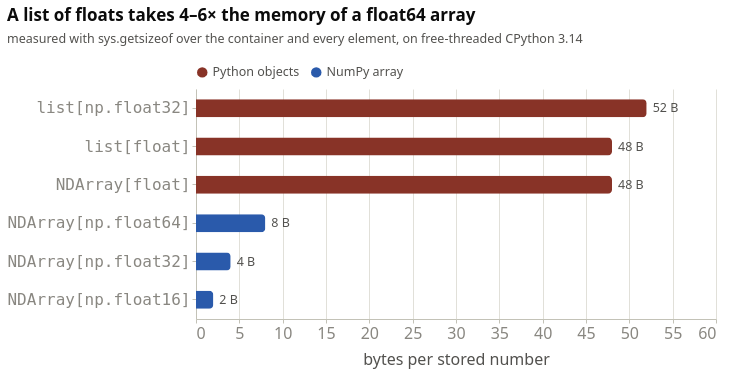

The code cell stored with this chart in its notebook:
### Markdown cell above
Reading down the ladder:

- <code style="font-size:0.75em">list[float]</code> costs **102 ns per element**. The same operation on <code style="font-size:0.75em">NDArray[np.float64]</code>
  is **127× faster**.
- Choosing a "better" scalar type *inside* the list makes it worse: a list of
  <code style="font-size:0.75em">np.float32</code> scalars is 1.28× slower than a list of plain floats,
  because every element goes through NumPy's scalar machinery, which is slower than
  Python's own float arithmetic.
- <code style="font-size:0.75em">NDArray[float]</code> looks like an array but still holds pointers to Python floats.
  It is still 92.2× slower than <code style="font-size:0.75em">np.float64</code>.
- Even **software-emulated 128-bit quad precision**, stored in an array, is
  3.58× faster than hardware doubles stored in a list.
- Next to all that, choosing <code style="font-size:0.75em">np.float32</code> over <code style="font-size:0.75em">np.float64</code> is worth 1.93×.

The CuPy array on an A100 at the bottom is 12,056× faster than the list.

### Code cell
style.show(figures.bytes_per_element(d))

### Figure 1 — Vega-Lite specification as saved in the notebook (floating-point values rounded to 4 significant figures)
{"config": {"background": "transparent", "font": "Cochineal, system-ui, -apple-system, \"Segoe UI\", sans-serif", "padding": {"left": 6, "right": 18, "top": 6, "bottom": 6}, "view": {"stroke": null, "continuousWidth": 620, "continuousHeight": 300}, "axis": {"labelFont": "Cochineal, system-ui, -apple-system, \"Segoe UI\", sans-serif", "titleFont": "Cochineal, system-ui, -apple-system, \"Segoe UI\", sans-serif", "labelColor": "#898781", "titleColor": "#52514e", "labelFontSize": 12.5, "titleFontSize": 12.5, "titleFontWeight": 500, "titlePadding": 10, "domainColor": "#c3c2b7", "domainWidth": 1, "tickColor": "#c3c2b7", "tickSize": 4, "gridColor": "#e1e0d9", "gridWidth": 1, "gridDash": []}, "legend": {"labelFont": "Cochineal, system-ui, -apple-system, \"Segoe UI\", sans-serif", "titleFont": "Cochineal, system-ui, -apple-system, \"Segoe UI\", sans-serif", "labelColor": "#52514e", "titleColor": "#52514e", "labelFontSize": 12.5, "titleFontSize": 12.5, "titleFontWeight": 500, "symbolType": "circle", "symbolSize": 110, "orient": "top", "direction": "horizontal", "offset": 10, "titlePadding": 10, "labelLimit": 360}, "title": {"font": "Cochineal, system-ui, -apple-system, \"Segoe UI\", sans-serif", "color": "#0b0b0b", "fontSize": 17, "fontWeight": 600, "subtitleFont": "Cochineal, system-ui, -apple-system, \"Segoe UI\", sans-serif", "subtitleColor": "#52514e", "subtitleFontSize": 12.5, "subtitlePadding": 8, "anchor": "start", "offset": 16, "dy": -4}, "header": {"labelFont": "Cochineal, system-ui, -apple-system, \"Segoe UI\", sans-serif", "titleFont": "Cochineal, system-ui, -apple-system, \"Segoe UI\", sans-serif", "labelColor": "#52514e", "titleColor": "#52514e", "labelFontSize": 13, "labelFontWeight": 600, "titleFontSize": 12.5}, "range": {"category": ["#2a5aab", "#883327", "#3e8343", "#349ab6"], "heatmap": ["#cfdff9", "#a4bfeb", "#759cdc", "#4c7bc8", "#2a5aab", "#1f4584", "#17315d"], "ramp": ["#cfdff9", "#a4bfeb", "#759cdc", "#4c7bc8", "#2a5aab", "#1f4584", "#17315d"]}, "bar": {"cornerRadiusEnd": 4, "discreteBandSize": 16}, "point": {"size": 100, "filled": true, "stroke": "transparent", "strokeWidth": 2, "opacity": 1}, "line": {"strokeWidth": 2, "strokeCap": "round", "strokeJoin": "round"}, "rule": {"strokeWidth": 1}, "text": {"font": "Cochineal, system-ui, -apple-system, \"Segoe UI\", sans-serif", "fontSize": 12, "color": "#52514e"}}, "layer": [{"mark": {"type": "bar", "size": 18}, "encoding": {"color": {"field": "kind", "legend": {"title": null}, "scale": {"domain": ["Python objects", "NumPy array"], "range": ["#883327", "#2a5aab"]}, "sort": ["Python objects", "NumPy array"], "type": "nominal"}, "tooltip": [{"field": "representation", "type": "nominal"}, {"field": "bytes", "format": ".1f", "type": "quantitative"}], "x": {"axis": {"labelFontSize": 16, "titleFontSize": 16}, "field": "bytes", "scale": {"domain": [0, 60]}, "title": "bytes per stored number", "type": "quantitative"}, "y": {"axis": {"labelFont": "monospace", "labelFontSize": 16, "labelLimit": 260}, "field": "representation", "sort": ["list[np.float32]", "list[float]", "NDArray[float]", "NDArray[np.float64]", "NDArray[np.float32]", "NDArray[np.float16]"], "title": null, "type": "nominal"}}}, {"mark": {"type": "text", "align": "left", "dx": 6, "fontSize": 12.5}, "encoding": {"text": {"field": "label", "type": "nominal"}, "x": {"axis": {"labelFontSize": 16, "titleFontSize": 16}, "field": "bytes", "scale": {"domain": [0, 60]}, "title": "bytes per stored number", "type": "quantitative"}, "y": {"axis": {"labelFont": "monospace", "labelFontSize": 16, "labelLimit": 260}, "field": "representation", "sort": ["list[np.float32]", "list[float]", "NDArray[float]", "NDArray[np.float64]", "NDArray[np.float32]", "NDArray[np.float16]"], "title": null, "type": "nominal"}}}], "data": {"name": "data-914feb597310e393b65f13beea6c4bb3"}, "height": 230, "title": {"text": "A list of floats takes 4–6× the memory of a float64 array", "subtitle": "measured with sys.getsizeof over the container and every element, on free-threaded CPython 3.14"}, "width": 520, "$schema": "https://vega.github.io/schema/vega-lite/v6.4.1.json", "datasets": {"data-914feb597310e393b65f13beea6c4bb3": [{"representation": "list[np.float32]", "kind": "Python objects", "bytes": 52.0, "label": "52 B"}, {"representation": "list[float]", "kind": "Python objects", "bytes": 48.0, "label": "48 B"}, {"representation": "NDArray[float]", "kind": "Python objects", "bytes": 48.0, "label": "48 B"}, {"representation": "NDArray[np.float64]", "kind": "NumPy array", "bytes": 8.0, "label": "8 B"}, {"representation": "NDArray[np.float32]", "kind": "NumPy array", "bytes": 4.0, "label": "4 B"}, {"representation": "NDArray[np.float16]", "kind": "NumPy array", "bytes": 2.0, "label": "2 B"}]}}
